Frame 1 (no input): blank canvas, image omitted
Frame 60 (no input): blank canvas, image omitted
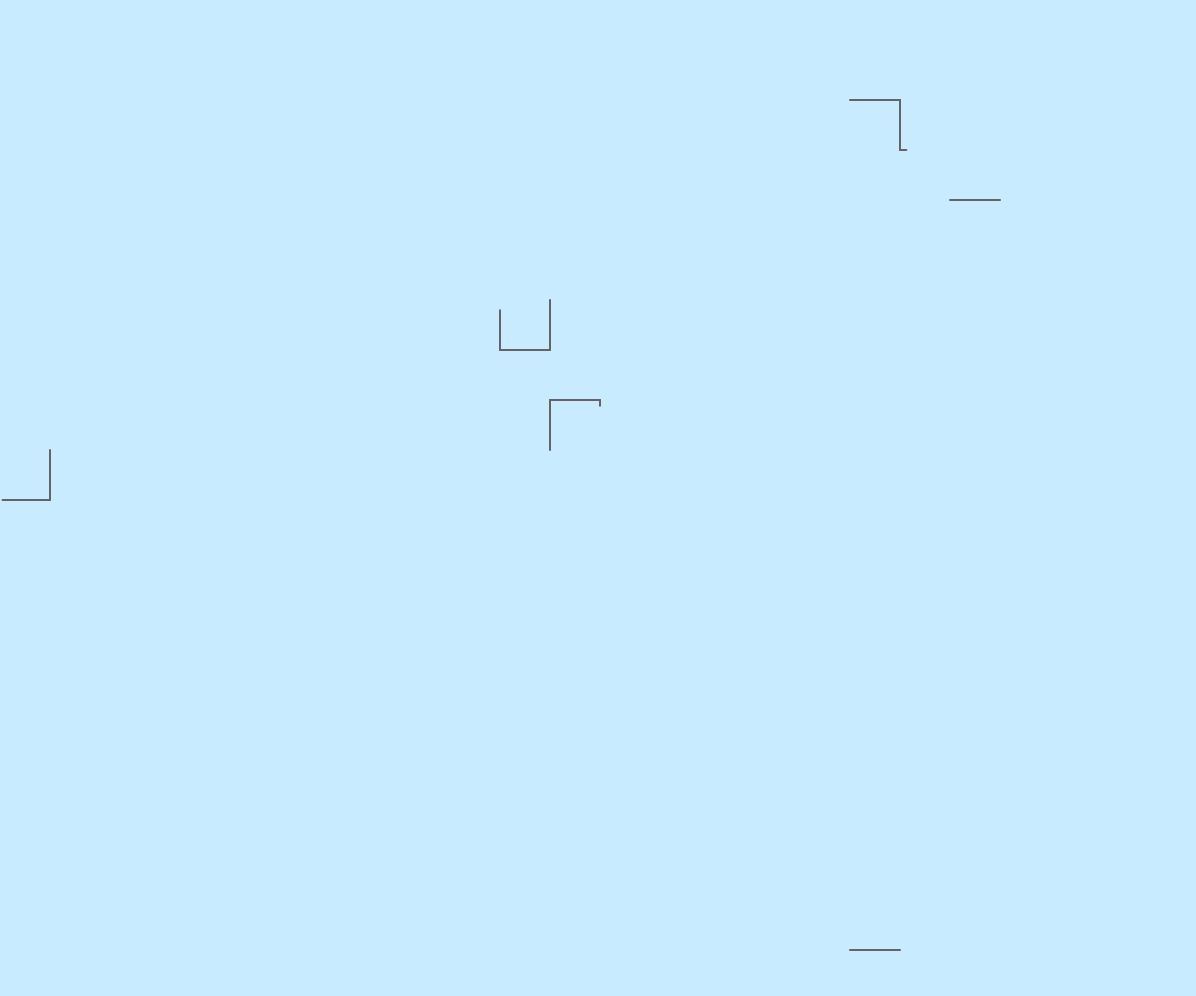
Frame 120 (the mouse pressed at the canvas centre since frame 60)

The p5.js sketch whose frames 1 and 60 were blank and that drew this single picture after the mouse press (run headless with seeded random() and noise() and a simulated clock; from frame 60 on, the mouse is pressed at the canvas centre):

// p5.js sketch
// ── sketch.js
var grid = [];
var available = [];
var spacing = 50;
var travellers = [];
var w, h;
var finished;

function setup() {
	createCanvas(window.innerWidth-4, window.innerHeight-4);
	w = width/spacing;
	h = height/spacing;
	for (var i = 0; i < w; i++) {
		grid[i] = [];
		for (var j = 0; j < h; j++) {
			grid[i][j] = new Point(i, j);
			available.push(createVector(i, j));
		}
	}
	generateTraveller();
	generateTraveller();
	generateTraveller();
	
	background(200);	
}

function draw() {
	if (!finished) {
		colorMode(RGB);
		background(200, 235, 255);
		
		var toRemove = [];
		for (var i = 0; i < available.length; i++) {
			if (grid[available[i].x][available[i].y].connections.length > 3) {
				toRemove.push(i);
			}
		}
		for (var i = toRemove.length-1; i >= 0; i--) {
			available.splice(toRemove[i], 1);
		}
		console.log(available.length);

		for (var i = 0; i < grid.length; i++) {
			for (var j = 0; j < grid[i].length; j++) {
				grid[i][j].update();
			}
		}

		for (var i = 0; i < travellers.length; i++) {
			travellers[i].update();
		}
		for (var i = travellers.length-1; i >= 0; i--) {
			if (travellers[i].terminated) travellers.splice(i, 1);
		}
	}
}

function mousePressed() {
	travellers.push(new Traveller(floor(mouseX/spacing), floor(mouseY/spacing)));
}

function generateTraveller() {
	if (available.length > 0) {
		var r = floor(random(available.length-1));
		travellers.push(new Traveller(available[r].x, available[r].y));
	} else finish = true;
}


// ── point.js
class Point {
	constructor(x, y) {
		this.pos = createVector(x, y);
		this.connections = [];
	}

	update() {
		this.draw();
	}

	draw() {
		stroke(100);
		strokeWeight(2);
		//point(this.pos.x*spacing, this.pos.y*spacing);
		
		for (var i = 0; i < this.connections.length; i++) {
			if (this.connections[i].amount > 1) this.connections[i].amount = 1;
			var len = spacing*this.connections[i].amount;
			line(this.pos.x*spacing, this.pos.y*spacing,
				(this.pos.x*spacing)+this.connections[i].direction.x*len,
				(this.pos.y*spacing)+this.connections[i].direction.y*len)
		}
		
	}
}
// ── traveller.js
class Traveller {
    constructor(x, y) {
        this.pos = createVector(x, y);
        this.direction;
        this.terminated = false;
        this.speed = random(0.01, 0.05);
        this.currentPoint = grid[this.pos.x][this.pos.y];
        this.currentConnection;
        this.completedMove = true;
        this.UP = createVector(0, -1), 
        this.RIGHT = createVector(1, 0), 
        this.DOWN = createVector(0, 1), 
        this.LEFT = createVector(-1, 0);
    }

    update() {
        var cons = this.currentPoint.connections;
        if (cons.length == 4) this.terminate();
        if (this.completedMove) {
            this.direction = this.chooseDirection();
            var taken = false;
            for (var i = 0; i < cons.length; i++) {
                if (this.direction == cons[i].direction) taken = true;
                //Check inverse connection
                var nextPos = this.currentPoint.pos.copy().add(this.direction);
                var nX = nextPos.x, nY = nextPos.y;
                if (nX > 0 && nX < width/spacing && nY > 0 && nY < height/spacing) {
                    var reverse = this.direction.copy().mult(-1);
                    var nextCons = grid[nX][nY].connections;
                    for (var j = 0; j < nextCons.length; j++) {
                        if (nextCons[j].direction == reverse) {
                            taken = true;
                        }
                    }
                }
            }
            if (!taken) {
                cons.push({direction: this.direction, amount: 0});
                this.currentConnection = cons[cons.length-1];
                this.completedMove = false;
            }
        }
        this.move();
        // strokeWeight(10);
        // stroke(0);
        // point(this.pos.x*spacing+this.direction*this.currentConnection.amount, 
        //     this.pos.y*spacing+this.direction*this.currentConnection.amount);
    }
    
    move() {
        if (this.currentConnection.amount < 1)
            this.currentConnection.amount += this.speed;
        else {
            this.completedMove = true;
            this.pos.add(this.direction);
            if (this.pos.y > (height/spacing) - 5 || this.pos.y < 0 || 
                this.pos.x > (width/spacing) - 5 || this.pos.x < 0) {
                this.terminate();
            } else {
                this.currentPoint = grid[this.pos.x][this.pos.y];
            }
        }
    }

    chooseDirection() {
        var dir;
        switch(round(random(3))) {
            case 0: dir = this.UP; break;
            case 1: dir = this.RIGHT; break;
            case 2: dir = this.DOWN; break;
            case 3: dir = this.LEFT; break;
        }
        if (this.direction) var reverse = this.direction.copy().mult(-1); 
        if (dir != reverse) return dir;
        else this.chooseDirection();
    }

    terminate() {
        this.terminated = true;
        generateTraveller();
    }
}
